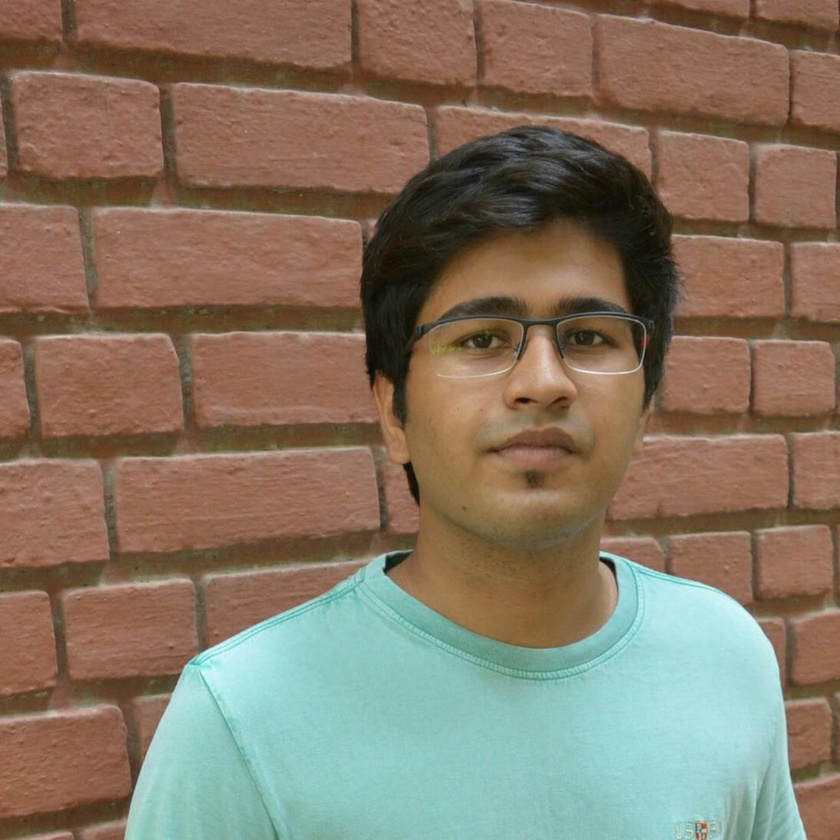
#> input picture change/image_dont_touch/image.jpg, 840 x 840 px, shrunk from 1093 x 1093 before the run, found by its file name
$ python conv_gray.py
#> lines starting #> are read from the running program, lines starting #| are printed output that depends on the picture
import numpy as np
import Image
def color2gray(rgb):
    r,g,b=rgb[:,:,0],rgb[:,:1],rgb[:,:,2]
    gray=0.2989*r + 0.5870 * g + 0.1140 * b
    return gray

img=Image.open('/home/amands/Github/digit/change/image_dont_touch/image.jpg').convert('LA')
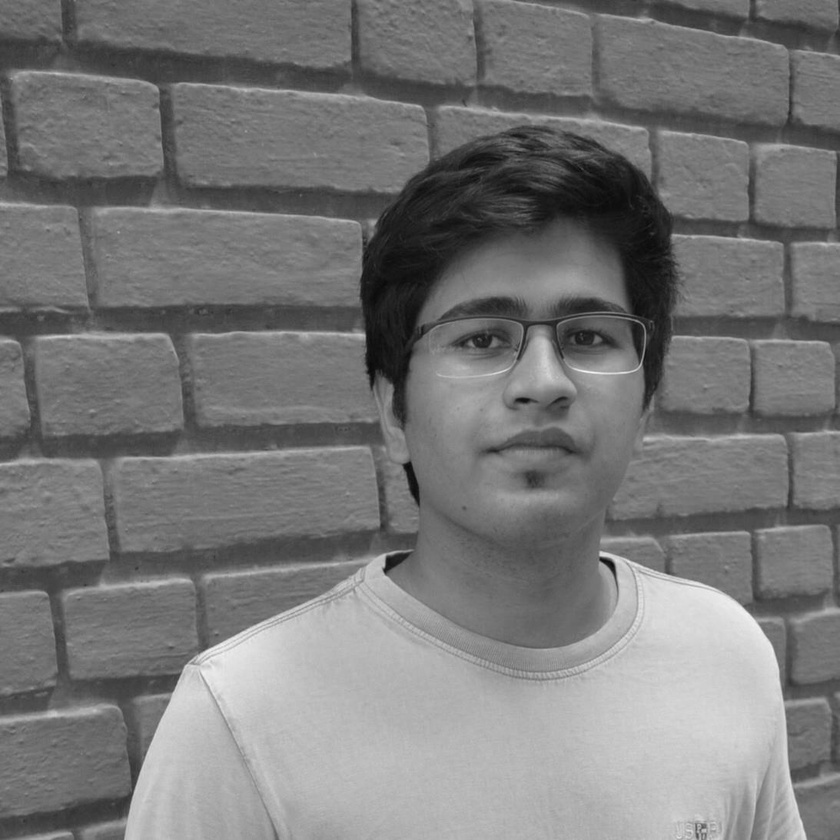
#> img: PIL image 840x840 LA; mean R, G, B, A 120.4, 120.4, 120.4, 255
img.save('/home/amands/Github/digit/change/image_dont_touch/greyscale.png')
